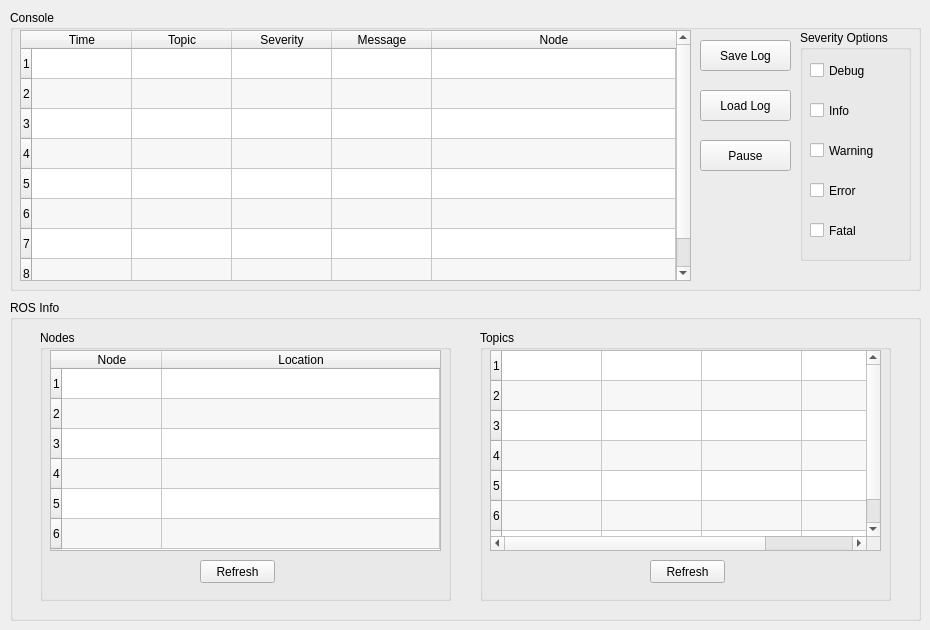
    <widget class="QWidget" name="tab_4">
     <attribute name="title">
      <string>Log</string>
     </attribute>
     <widget class="QGroupBox" name="groupBox_11">
      <property name="geometry">
       <rect>
        <x>10</x>
        <y>10</y>
        <width>911</width>
        <height>281</height>
       </rect>
      </property>
      <property name="title">
       <string>Console</string>
      </property>
      <widget class="QPushButton" name="pushButton_11">
       <property name="geometry">
        <rect>
         <x>690</x>
         <y>30</y>
         <width>91</width>
         <height>31</height>
        </rect>
       </property>
       <property name="text">
        <string>Save Log</string>
       </property>
      </widget>
      <widget class="QPushButton" name="pushButton_12">
       <property name="geometry">
        <rect>
         <x>690</x>
         <y>130</y>
         <width>91</width>
         <height>31</height>
        </rect>
       </property>
       <property name="text">
        <string>Pause</string>
       </property>
      </widget>
      <widget class="QPushButton" name="pushButton_13">
       <property name="geometry">
        <rect>
         <x>690</x>
         <y>80</y>
         <width>91</width>
         <height>31</height>
        </rect>
       </property>
       <property name="text">
        <string>Load Log</string>
       </property>
      </widget>
      <widget class="QGroupBox" name="groupBox_19">
       <property name="geometry">
        <rect>
         <x>790</x>
         <y>20</y>
         <width>111</width>
         <height>231</height>
        </rect>
       </property>
       <property name="title">
        <string>Severity Options</string>
       </property>
       <widget class="QCheckBox" name="checkBox">
        <property name="geometry">
         <rect>
          <x>10</x>
          <y>30</y>
          <width>81</width>
          <height>21</height>
         </rect>
        </property>
        <property name="text">
         <string>Debug</string>
        </property>
       </widget>
       <widget class="QCheckBox" name="checkBox_2">
        <property name="geometry">
         <rect>
          <x>10</x>
          <y>70</y>
          <width>81</width>
          <height>21</height>
         </rect>
        </property>
        <property name="text">
         <string>Info</string>
        </property>
       </widget>
       <widget class="QCheckBox" name="checkBox_3">
        <property name="geometry">
         <rect>
          <x>10</x>
          <y>110</y>
          <width>81</width>
          <height>21</height>
         </rect>
        </property>
        <property name="text">
         <string>Warning</string>
        </property>
       </widget>
       <widget class="QCheckBox" name="checkBox_4">
        <property name="geometry">
         <rect>
          <x>10</x>
          <y>150</y>
          <width>81</width>
          <height>21</height>
         </rect>
        </property>
        <property name="text">
         <string>Error</string>
        </property>
       </widget>
       <widget class="QCheckBox" name="checkBox_5">
        <property name="geometry">
         <rect>
          <x>10</x>
          <y>190</y>
          <width>81</width>
          <height>21</height>
         </rect>
        </property>
        <property name="text">
         <string>Fatal</string>
        </property>
       </widget>
      </widget>
      <widget class="QTableWidget" name="tableWidget">
       <property name="geometry">
        <rect>
         <x>10</x>
         <y>20</y>
         <width>671</width>
         <height>251</height>
        </rect>
       </property>
       <property name="alternatingRowColors">
        <bool>true</bool>
       </property>
       <property name="sortingEnabled">
        <bool>true</bool>
       </property>
       <property name="rowCount">
        <number>8</number>
       </property>
       <property name="columnCount">
        <number>5</number>
       </property>
       <attribute name="horizontalHeaderCascadingSectionResizes">
        <bool>false</bool>
       </attribute>
       <attribute name="horizontalHeaderDefaultSectionSize">
        <number>100</number>
       </attribute>
       <attribute name="horizontalHeaderStretchLastSection">
        <bool>true</bool>
       </attribute>
       <row/>
       <row/>
       <row/>
       <row/>
       <row/>
       <row/>
       <row/>
       <row/>
       <column>
        <property name="text">
         <string>Time</string>
        </property>
       </column>
       <column>
        <property name="text">
         <string>Topic</string>
        </property>
       </column>
       <column>
        <property name="text">
         <string>Severity</string>
        </property>
       </column>
       <column>
        <property name="text">
         <string>Message</string>
        </property>
       </column>
       <column>
        <property name="text">
         <string>Node</string>
        </property>
       </column>
      </widget>
     </widget>
     <widget class="QGroupBox" name="groupBox_12">
      <property name="geometry">
       <rect>
        <x>10</x>
        <y>300</y>
        <width>911</width>
        <height>321</height>
       </rect>
      </property>
      <property name="title">
       <string>ROS Info</string>
      </property>
      <widget class="QGroupBox" name="groupBox_14">
       <property name="geometry">
        <rect>
         <x>30</x>
         <y>30</y>
         <width>411</width>
         <height>271</height>
        </rect>
       </property>
       <property name="title">
        <string>Nodes</string>
       </property>
       <widget class="QPushButton" name="pushButton_21">
        <property name="geometry">
         <rect>
          <x>160</x>
          <y>230</y>
          <width>75</width>
          <height>23</height>
         </rect>
        </property>
        <property name="text">
         <string>Refresh</string>
        </property>
       </widget>
       <widget class="QTableWidget" name="tableWidget_2">
        <property name="geometry">
         <rect>
          <x>10</x>
          <y>20</y>
          <width>391</width>
          <height>201</height>
         </rect>
        </property>
        <property name="alternatingRowColors">
         <bool>true</bool>
        </property>
        <property name="rowCount">
         <number>6</number>
        </property>
        <attribute name="horizontalHeaderStretchLastSection">
         <bool>true</bool>
        </attribute>
        <row/>
        <row/>
        <row/>
        <row/>
        <row/>
        <row/>
        <column>
         <property name="text">
          <string>Node</string>
         </property>
        </column>
        <column>
         <property name="text">
          <string>Location</string>
         </property>
        </column>
       </widget>
      </widget>
      <widget class="QGroupBox" name="groupBox_15">
       <property name="geometry">
        <rect>
         <x>470</x>
         <y>30</y>
         <width>411</width>
         <height>271</height>
        </rect>
       </property>
       <property name="title">
        <string>Topics</string>
       </property>
       <widget class="QPushButton" name="pushButton_22">
        <property name="geometry">
         <rect>
          <x>170</x>
          <y>230</y>
          <width>75</width>
          <height>23</height>
         </rect>
        </property>
        <property name="text">
         <string>Refresh</string>
        </property>
       </widget>
       <widget class="QTableWidget" name="tableWidget_3">
        <property name="geometry">
         <rect>
          <x>10</x>
          <y>20</y>
          <width>391</width>
          <height>201</height>
         </rect>
        </property>
        <property name="alternatingRowColors">
         <bool>true</bool>
        </property>
        <property name="gridStyle">
         <enum>Qt::SolidLine</enum>
        </property>
        <property name="rowCount">
         <number>7</number>
        </property>
        <attribute name="horizontalHeaderVisible">
         <bool>false</bool>
        </attribute>
        <attribute name="horizontalHeaderCascadingSectionResizes">
         <bool>false</bool>
        </attribute>
        <attribute name="horizontalHeaderDefaultSectionSize">
         <number>100</number>
        </attribute>
        <attribute name="horizontalHeaderStretchLastSection">
         <bool>false</bool>
        </attribute>
        <row/>
        <row/>
        <row/>
        <row/>
        <row/>
        <row/>
        <row/>
        <column>
         <property name="text">
          <string>Topic</string>
         </property>
        </column>
        <column>
         <property name="text">
          <string>Last Message</string>
         </property>
        </column>
        <column>
         <property name="text">
          <string>Mute</string>
         </property>
        </column>
        <column>
         <property name="text">
          <string>Solo</string>
         </property>
        </column>
       </widget>
      </widget>
     </widget>
    </widget>
